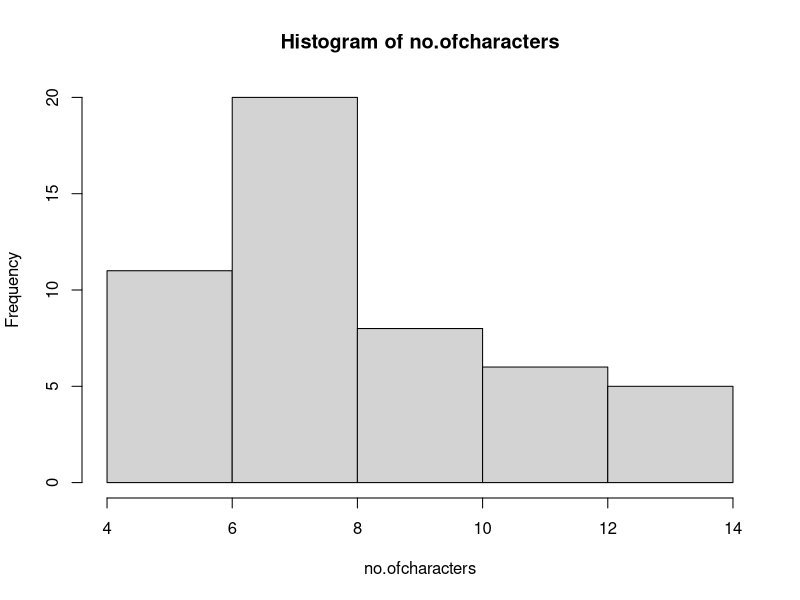

Reproduce this figure in R.
#1.Get states names with 'w'.Get states names with 'W'.
data(USArrests)
States = rownames(USArrests)
grep("W",States,value = TRUE)
grep("w",States,value = TRUE)

#2.Prepare a Histogram of the number of characters in each US state.
attributes(USArrests)$row.names
no.ofcharacters<-nchar(States)
hist(no.ofcharacters)
